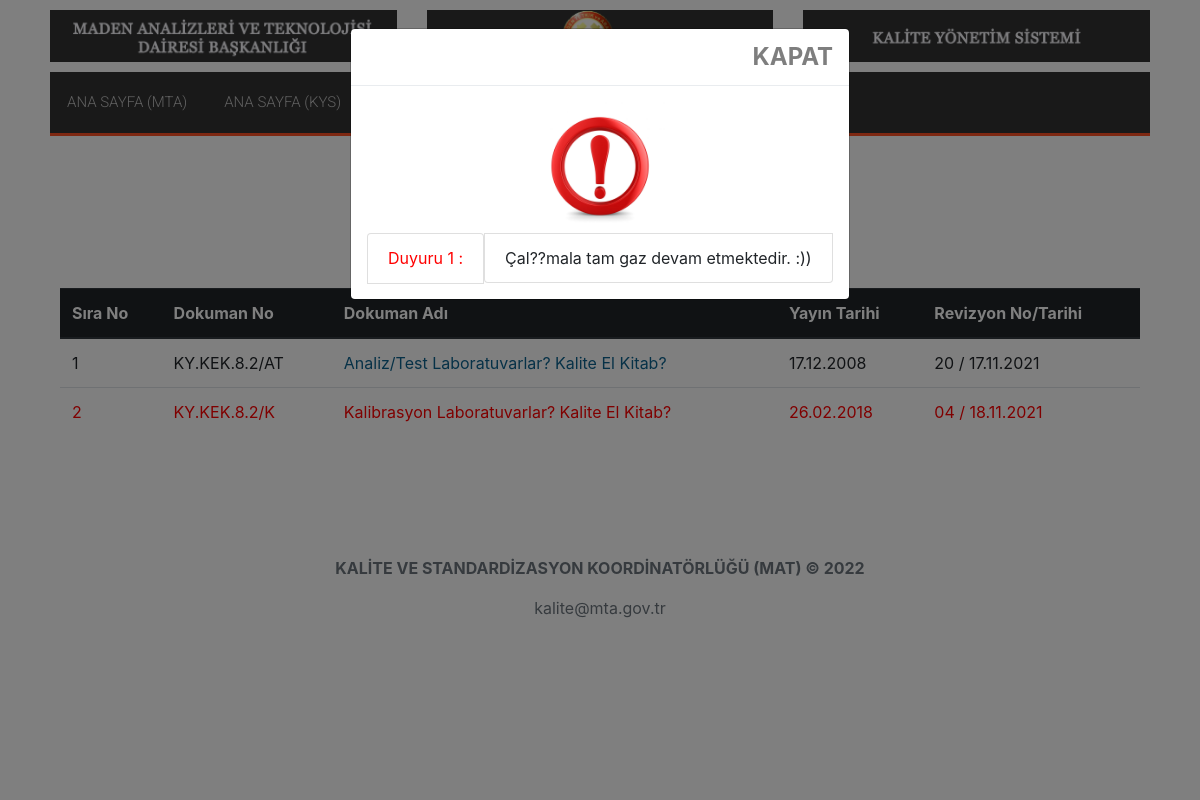
The page /files.php?filesCategoriesID=1 on the database its author committed.
### tables this page shows
CREATE TABLE `news` (
  `ID` int(11) NOT NULL,
  `NewsCategoriesID` int(11) DEFAULT NULL,
  `Header` varchar(2550) DEFAULT NULL,
  `SeoName` varchar(255) NOT NULL,
  `ShortContent` text,
  `Link` varchar(255) NOT NULL,
  `Content` text,
  `Images` varchar(255) DEFAULT NULL,
  `Cuff` tinyint(4) NOT NULL,
  `Click` varchar(20) DEFAULT NULL,
  `TimeSort` varchar(35) NOT NULL,
  `Time` varchar(50) DEFAULT NULL,
  `ISDELETED` tinyint(4) DEFAULT NULL
);

CREATE TABLE `mainmenu` (
  `ID` int(11) NOT NULL,
  `CatID` int(11) NOT NULL,
  `SupID` int(11) DEFAULT NULL,
  `Name` varchar(255) DEFAULT NULL,
  `URL` varchar(200) NOT NULL,
  `siraNo` varchar(3) NOT NULL,
  `Status` int(11) NOT NULL,
  `Click` int(11) DEFAULT NULL,
  `Time` varchar(30) DEFAULT NULL,
  `ISDELETED` varchar(30) DEFAULT NULL
);

CREATE TABLE `files` (
  `ID` int(11) NOT NULL,
  `FilesCategoriesID` int(11) NOT NULL,
  `Name` varchar(255) DEFAULT NULL,
  `Files` varchar(255) NOT NULL,
  `FileNo` varchar(25) DEFAULT NULL,
  `PublishDate` date DEFAULT NULL,
  `RevisionNo` int(2) NOT NULL,
  `RevisionDate` date DEFAULT NULL,
  `Status` tinyint(1) NOT NULL,
  `OrderNo` int(11) DEFAULT NULL,
  `ISDELETED` tinyint(1) NOT NULL
);

### functions.php (called while the page is built, shortened)
<?php
	function NewsList($NewsCategoriesID)
	{
		global $db;
		$NewsCategoriesID = intval($NewsCategoriesID);
		$result = $db->prepare("SELECT * FROM news WHERE NewsCategoriesID = ? AND ISDELETED=0");
		$result->execute(array($NewsCategoriesID));
		$line = $result->fetchAll(PDO::FETCH_OBJ);
		return $line;
	}
	function trDate($str){
		return date("d.m.Y", strtotime($str));
	}
	function RevNoAdd($revNo){
		if ($revNo<10) {
			$revNo='0'.$revNo ;
		}
		return $revNo;
	}
?>

### files.php (the view, shortened to what this page needs)
<?php
  include 'header.php';
?>
<?php
  $lineNewsList = NewsList(1);
  $sayi=0;
  foreach($lineNewsList as $key => $value) {
  $sayi++;   }
  if ($sayi > 0) {
    include 'modalpanel.php';
  }
  $filesCategoriesID = intval($_GET['filesCategoriesID']);
  $resultFiles = $db->prepare("SELECT * FROM files WHERE filesCategoriesID = ? AND ISDELETED=0 ORDER BY FileNo ASC");
  $resultFiles->execute(array($filesCategoriesID));
  $lineFiles = $resultFiles->fetchAll(PDO::FETCH_OBJ);
  $resultMaxRevisionDate = $db->prepare("SELECT ID FROM files WHERE RevisionDate = (SELECT RevisionDate FROM files WHERE filesCategoriesID = :filesCategoriesID AND ISDELETED=0 ORDER BY RevisionDate DESC LIMIT 0,1)");
  $resultMaxRevisionDate->bindParam(":filesCategoriesID", $filesCategoriesID, PDO::PARAM_INT);
  $resultMaxRevisionDate->execute();
  $lineMaxRevisionDate = $resultMaxRevisionDate->fetchAll(PDO::FETCH_ASSOC);
  foreach($lineMaxRevisionDate as $redID){
    $RedIDArray[] = $redID['ID'];
  }
?>
<?php
  include 'ust_menu.php';
?>
</div>
<div class="row" >
<div class="container">
  <div class="col-lg-12 col-md-12 col-sm-12 col-xs-12">
    <?php
    $sıraNo=1;
      if(count($lineFiles) > 0){
    ?>
    <br>
    <div class="container">
      <div class="row justify-content-md-center">
        <h1 style="color:red"><?php echo filesCategoriesFind($lineFiles[0]->FilesCategoriesID)->Name  ?></h1>
      </div>
    </div>
    <br>
        <table class="table ">
          <thead class="thead-dark">
          <tr>
            <th>Sıra No</th>
            <th>Dokuman No</th>
            <th>Dokuman Adı</th>
            <th>Yayın Tarihi</th>
            <th>Revizyon No/Tarihi</th></tr>
             </thead>
          <?php foreach($lineFiles as $files){ ?>
            <tr onmouseout="this.bgColor='';" onmouseover="this.bgColor='#FFFFD9';" bgcolor=""<?php echo (in_array($files->ID, $RedIDArray) ? 'style="color:red;"':"") ?>>
                <td><?php echo $sıraNo++ ?></td>
                <td><?php echo $files->FileNo ?></td>
                <td><a <?php echo (in_array($files->ID, $RedIDArray) ? 'style="color:red;"':"") ?> href="Uploads/Files/<?php print $files->Files ?>"><?php echo $files->Name ?></a></td>
                <td><?php echo trDate($files->PublishDate) ?></td>
                <td><?php echo RevNoAdd($files->RevisionNo).' / '.trdate($files->RevisionDate) ?></td>
            </tr>
          <?php } ?>
        </table>
    <?php
      }
    ?>
  </div>
</div>
</div>
<?php
include 'footer.php';
?>

### modalpanel.php (shortened to what this page needs)
<?php
	if(empty($_SESSION['Modal'])){
?>
						<div id="modalNesne" class="modal fade">
							<div class="modal-dialog">
								  <div class="modal-content">
									<div class="modal-header">
										<button type="button" class="close" data-dismiss="modal" aria-hidden="true">KAPAT</button>
									</div>
									<div class="modal-body">
										<div class="col-md-12">
										  <center> <img src="images/dikkat.jpg" class="img-responsive" style="width:30%"></center>
									   </div>
										<div class="col-md-12">
												<?php
												  $lineNewsList = NewsList(1);
												  $sayi=0;
												  foreach($lineNewsList as $key => $value) {
													  $sayi++;
												?>
													<div class="row">
													<li class="list-group-item " style="display:inline; color:red; text-align:center"><center>Duyuru <?php  print $sayi ?> : </center><li class="list-group-item"><?php print $value->Header; ?></li></li>
													</div>
												<?php
												  }
												?>
									</div>
									</div>
								</div>
							</div>
						</div>
<?php
}
?>

### ust_menu.php (shortened to what this page needs)
<div class="container" style="margin-top:10px;">
  <div class="row">
    <div class="col-sm">
<ul id="respMenu" class="ace-responsive-menu" data-menu-style="horizontal" style="display:block ">
    <?php
      $result = $db->query("SELECT * FROM MainMenu WHERE SupID=0 AND ISDELETED=0");
      $line = $result->fetchAll(PDO::FETCH_OBJ);
      foreach($line as $line)
      {
    ?>
        <li><a href="<?php print $line->URL; ?>"><i class="<?php print $line->Images; ?>" aria-hidden="true"></i><span class="title"><?php print $line->Name; ?></span></a>
        </li>
    <?php
      }
    ?>
</ul>
</div>
</div>
</div>
</div>

### css/ace-responsive-menu.css (style rules this page uses)
a { text-shadow: none; color: #0d638f; }
ul { margin: 0px; padding: 0px; }
.ace-responsive-menu { list-style: none; margin: 0; padding: 0; background: #333; float:left; width:100%; font-family: 'Roboto', sans-serif; border-bottom: 3px solid #FD5025; }
.ace-responsive-menu li { list-style: none; }
.ace-responsive-menu > li { display: block; margin: 0; padding: 0; border: 0px; float: left; }
.ace-responsive-menu li a { color:#c0c0c0; }
.ace-responsive-menu > li > a { display: block; position: relative; margin: 0; border: 0px; padding: 18px 20px 18px 12px; text-decoration: none; font-size: 15px; font-weight: 300; color: #c0c0c0; }
.ace-responsive-menu li a i { padding-right: 5px; color: #FF5737; }
.ace-responsive-menu > li > a i { font-size: 16px; text-shadow: none; color: #FF5737; }

### css/style.css (style rules this page uses)
html { -webkit-background-size: cover; -moz-background-size: cover; -o-background-size: cover; background-size: cover; }

### rows shown on the page
news: Header "Çal??mala tam gaz devam etmektedir. :))"
mainmenu: Name "ANA SAYFA (MTA)"
mainmenu: Name "ANA SAYFA (KYS)"
files: FileNo "KY.KEK.8.2/AT", Name "Analiz/Test Laboratuvarlar? Kalite El Kitab?", PublishDate "17.12.2008", RevisionNo "20", RevisionDate "17.11.2021"
files: FileNo "KY.KEK.8.2/K", Name "Kalibrasyon Laboratuvarlar? Kalite El Kitab?", PublishDate "26.02.2018", RevisionNo "04", RevisionDate "18.11.2021"
